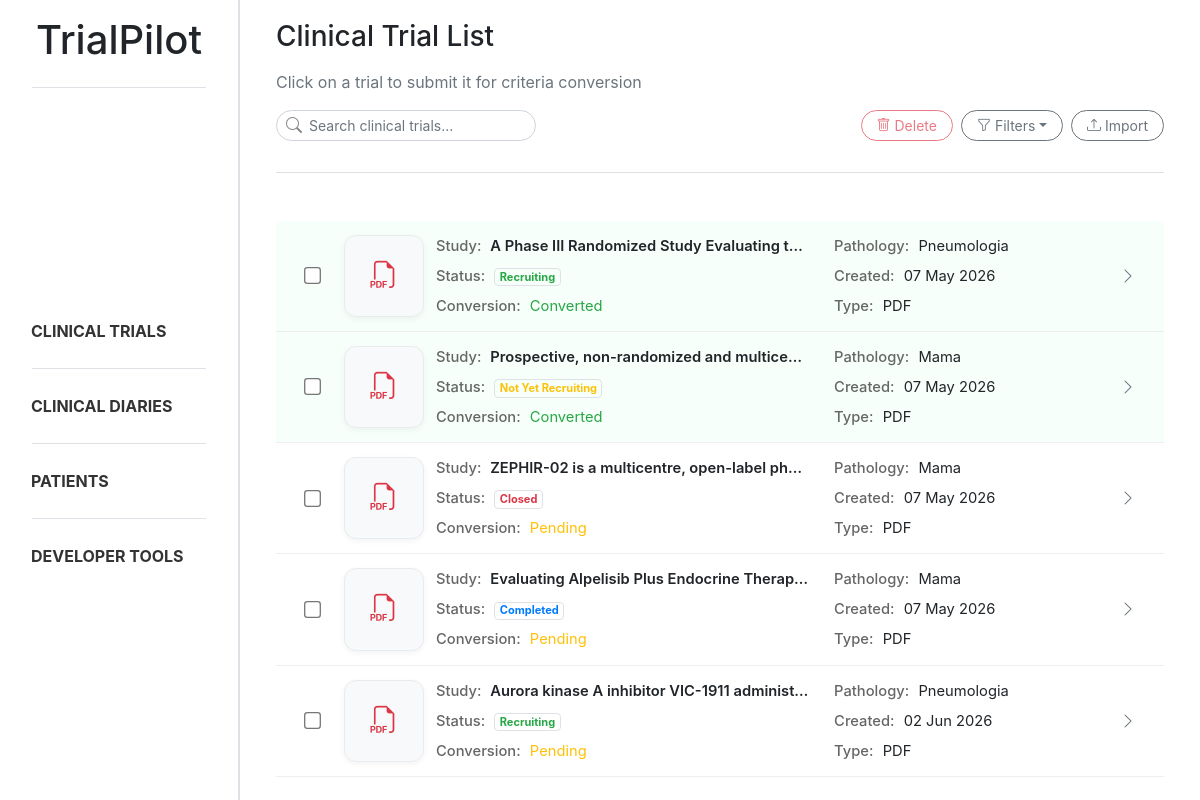
Page /trials/ on the earlier database version.
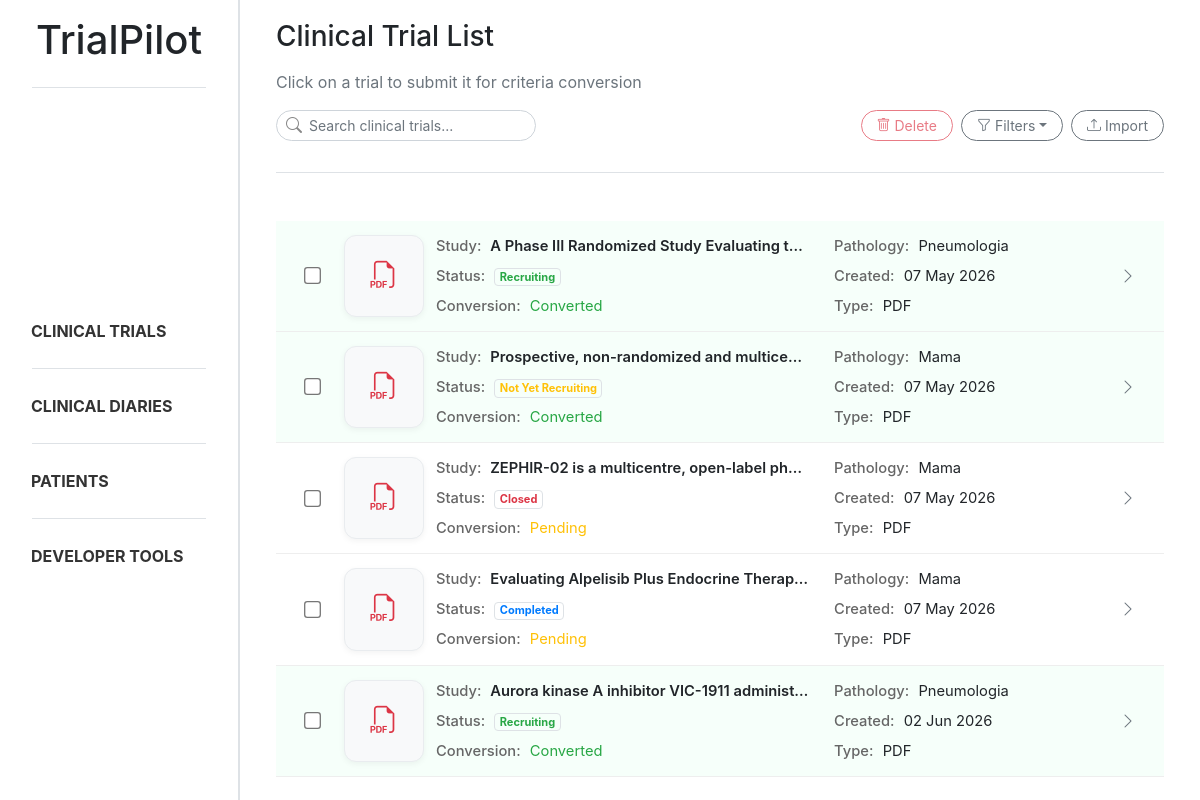
Same page on the later database version.
### trialpilot/models.py (models this page shows, shortened)
class Document(models.Model):
    class DocumentType(models.TextChoices):
        CLINICAL_DIARY = "diary", "Clinical Diary"
        CLINICAL_TRIAL = "trial", "Clinical Trial"
    title = models.CharField(max_length=255)
    type = models.CharField(max_length=20, choices=DocumentType.choices)
    extracted = models.BooleanField(default=False)
    created_at = models.DateTimeField(auto_now_add=True)
    updated_at = models.DateTimeField(auto_now=True)

class ClinicalTrial(models.Model):
    class PathologyGroupType(models.TextChoices):
        CABECAPESCOCO = "cabeca_pescoco", "Cabeça e Pescoço"
        DERMATOLOGIA = "dermatologia", "Dermatologia"
        DIGESTIVO = "digestivo", "Digestivo"
        GINECOLOGIA = "ginecologia", "Ginecologia"
        MAMA = "mama", "Mama"
        ONCOLOGIA_PEDIATRICA = "oncologia_pediatrica", "Oncologia Pediátrica"
        PELE = "pele", "Pele"
        PNEUMOLOGIA = "pneumologia", "Pneumologia"
        SNC = "snc", "Tumores do Sistema Nervoso Central"
        TNE = "tne", "Tumores Neuroendócrinos"
    class TrialStatus(models.TextChoices):
        RECRUITING = "recruiting", "Recruiting"
        CLOSED = "closed", "Closed"
        NOT_YET = "not_yet", "Not Yet Recruiting"
        COMPLETED = "completed", "Completed"
    document = models.OneToOneField(
        Document,
        on_delete=models.CASCADE,
        related_name="clinical_trial"
    )
    study_name = models.CharField(max_length=255)
    pathology_group = models.CharField(
        max_length=50,
        choices=PathologyGroupType.choices
    )
    start_date = models.DateField(null=True, blank=True)
    end_date = models.DateField(null=True, blank=True)
    status = models.CharField(
        max_length=20,
        choices=TrialStatus.choices
    )

### trialpilot/views.py (the view)
# urls.py: path('trials/', trial_list, name='trial_list'),
def trial_list(request):
    search = request.GET.get("search", "").strip()
    status = request.GET.get("status", "").strip()
    file_type = request.GET.get("file_type", "").strip().lower()
    trial_status = request.GET.get("trial_status", "").strip()
    pathology_group = request.GET.get("pathology_group", "").strip()
    date_from = request.GET.get("date_from", "").strip()
    date_to = request.GET.get("date_to", "").strip()
    trials = Document.objects.filter(
        type=Document.DocumentType.CLINICAL_TRIAL
    ).select_related("clinical_trial")
    if search:
        trials = trials.filter(
            Q(title__icontains=search) |
            Q(clinical_trial__study_name__icontains=search)
        )
    if status == "extracted":
        trials = trials.filter(extracted=True)
    elif status == "not_extracted":
        trials = trials.filter(extracted=False)
    if trial_status:
        trials = trials.filter(clinical_trial__status=trial_status)
    if pathology_group:
        trials = trials.filter(clinical_trial__pathology_group=pathology_group)
    if date_from:
        trials = trials.filter(clinical_trial__end_date__gte=date_from)
    if date_to:
        trials = trials.filter(clinical_trial__start_date__lte=date_to)
    trial_data = []
    for trial in trials:
        if "." in trial.title:
            original_name, ext = trial.title.rsplit('.', 1)
            ext = ext.lower()
        else:
            ext = ""
        if file_type and ext != file_type:
            continue
        trial_data.append((trial, ext))
    return render(request, 'trialpilot/trial_list.html', {
        'trial_data': trial_data,
        'search': search,
        'status': status,
        'file_type': file_type,
        'trial_status': trial_status,
        'pathology_group': pathology_group,
        'date_from': date_from,
        'date_to': date_to,
        'pathology_choices': ClinicalTrial.PathologyGroupType.choices,
        'trial_status_choices': ClinicalTrial.TrialStatus.choices,
    })

### trialpilot/templates/trialpilot/trial_list.html (shortened to what the changed rows need)
{% extends "trialpilot/base.html" %}
{% block content %}
<div class="trial-list ml-3 mr-3">
    {% for trial, extension in trial_data %}
    <div class="trial-row trial-card-trigger {% if trial.extracted %}converted{% endif %}"
        data-trial-id="{{ trial.id }}"
        data-trial-title="{{ trial.title }}"
        data-trial-extracted="{{ trial.extracted }}">
        <div class="trial-layout">
            <div class="container-trial-checkbox">
                <input type="checkbox"
                    class="form-check-input trial-checkbox"
                    value="{{ trial.id }}">
            </div>
            <div class="trial-file">
                {% if extension == "pdf" %}
                <i class="bi bi-filetype-pdf text-danger"></i>
                {% else %}
                <i class="bi bi-filetype-txt text-primary"></i>
                {% endif %}
            </div>
            <div class="trial-grid">
                <div class="trial-main-info">
                    <strong>Study:</strong>
                    {{ trial.clinical_trial.study_name }}
                </div>
                <div>
                    <strong>Pathology:</strong>
                    {{ trial.clinical_trial.get_pathology_group_display }}
                </div>
                <div>
                    <strong>Status:</strong>
                    {% if trial.clinical_trial.status == "recruiting" %}
                    <span class="badge rounded-pill bg-success-subtle text-success border">
                        Recruiting
                    </span>
                    {% elif trial.clinical_trial.status == "completed" %}
                    <span class="badge rounded-pill bg-primary-subtle text-primary border">
                        Completed
                    </span>
                    {% elif trial.clinical_trial.status == "closed" %}
                    <span class="badge rounded-pill bg-danger-subtle text-danger border">
                        Closed
                    </span>
                    {% else %}
                    <span class="badge rounded-pill bg-warning-subtle text-warning border">
                        Not Yet Recruiting
                    </span>
                    {% endif %}
                </div>
                <div>
                    <strong>Created:</strong>
                    {{ trial.created_at|date:"d M Y" }}
                </div>
                <div>
                    <strong>Conversion:</strong>
                    {% if trial.extracted %}
                    <span class="text-success">Converted</span>
                    {% else %}
                    <span class="text-warning">Pending</span>
                    {% endif %}
                </div>
                <div>
                    <strong>Type:</strong>
                    {{ extension|upper }}
                </div>
            </div>
            <div class="trial-actions">
                <i class="bi bi-chevron-right text-muted"></i>
            </div>
        </div>
    </div>
    {% endfor %}
</div>
{% endblock %}

Differences in the rows shown:
changed Document "02 Jun 2026": extracted "Pending" → "Converted"
